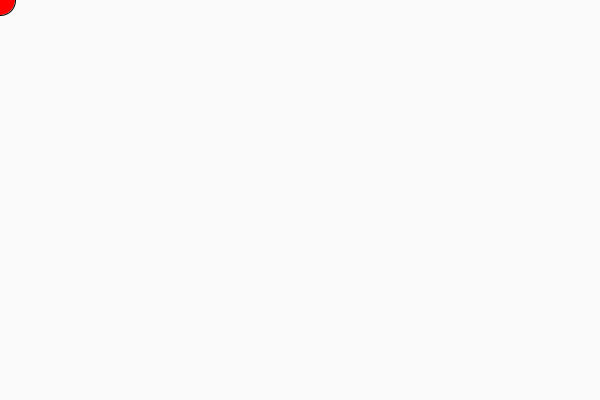
Frame 1 (no input)
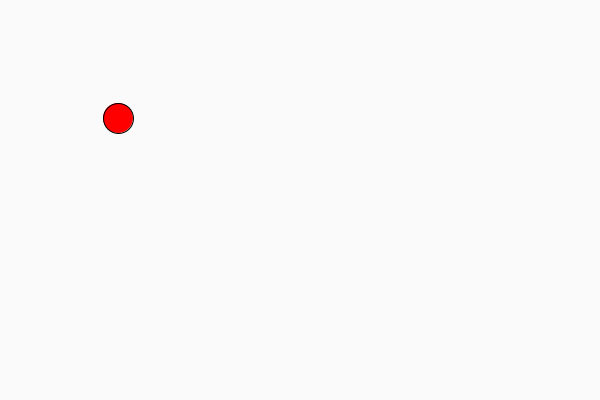
Frame 60 (the mouse pressed at the canvas centre just before this capture)
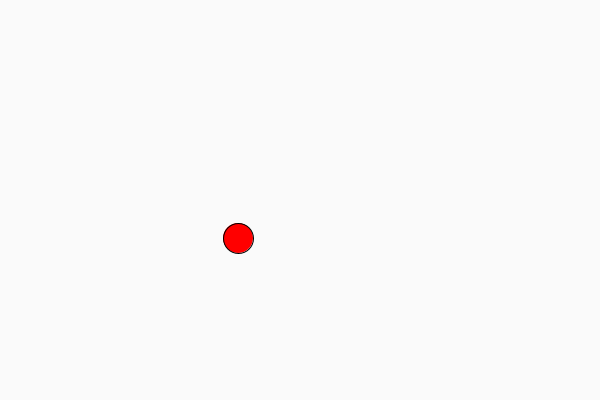
Frame 120 (the mouse held since frame 60 and released just before this capture)

The Processing sketch that drew these frames (run headless with seeded random() and noise(); from frame 60 on, the mouse is pressed at the canvas centre):

// Processing sketch: Bounceing_ball
// ── Bounceing_ball.pde
/*
Author: Fady Safar
        HW1
        
*/
 
void setup (){
   size (600,400);
  }
 int Dia = 30;
 int Rad = Dia /2;
 int x = 0;
 int y = 0;
 int Xdir = 2;
 int Ydir =2;
 void draw (){
   
   background(250,250,250);
   fill (255,0,0);
   ellipse (x,y,Dia,Dia);
   
    x = x + Xdir;
   y = y + Ydir;
   
   if (x +Rad>= width){
     Xdir = -1* Xdir;}
   if ( x <=0 + Rad && Xdir < 0 ){
       Xdir = -1 * Xdir;}
       
   
   if ( y + Rad >= height){
     Ydir = -1 * Ydir;}
     else if ( y <=0 + Rad && Ydir < 0){
      Ydir = -1 * Ydir;}
   
  
 }
 
